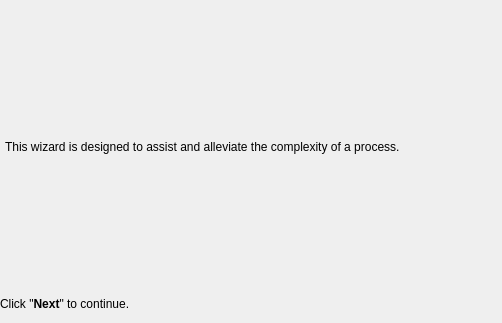
<?xml version="1.0" encoding="UTF-8"?>
<ui version="4.0">
 <class>Introduction</class>
 <widget class="QWizardPage" name="Introduction">
  <property name="geometry">
   <rect>
    <x>0</x>
    <y>0</y>
    <width>502</width>
    <height>323</height>
   </rect>
  </property>
  <property name="sizePolicy">
   <sizepolicy hsizetype="Expanding" vsizetype="Expanding">
    <horstretch>0</horstretch>
    <verstretch>0</verstretch>
   </sizepolicy>
  </property>
  <property name="windowTitle">
   <string>WizardPage</string>
  </property>
  <property name="title">
   <string>Introduction</string>
  </property>
  <property name="subTitle">
   <string>Summary of the wizard.</string>
  </property>
  <widget class="QWidget" name="verticalLayoutWidget">
   <property name="geometry">
    <rect>
     <x>0</x>
     <y>8</y>
     <width>501</width>
     <height>309</height>
    </rect>
   </property>
   <layout class="QVBoxLayout" name="verticalLayout">
    <item>
     <widget class="QLabel" name="labelSummary">
      <property name="minimumSize">
       <size>
        <width>279</width>
        <height>160</height>
       </size>
      </property>
      <property name="text">
       <string>This wizard is designed to assist and alleviate the complexity of a process.</string>
      </property>
      <property name="scaledContents">
       <bool>true</bool>
      </property>
      <property name="alignment">
       <set>Qt::AlignLeading|Qt::AlignLeft|Qt::AlignVCenter</set>
      </property>
      <property name="wordWrap">
       <bool>true</bool>
      </property>
      <property name="margin">
       <number>5</number>
      </property>
      <property name="indent">
       <number>5</number>
      </property>
     </widget>
    </item>
    <item>
     <widget class="QLabel" name="label">
      <property name="maximumSize">
       <size>
        <width>300</width>
        <height>25</height>
       </size>
      </property>
      <property name="text">
       <string>&lt;!DOCTYPE HTML PUBLIC &quot;-//W3C//DTD HTML 4.0//EN&quot; &quot;http://www.w3.org/TR/REC-html40/strict.dtd&quot;&gt;
&lt;html&gt;&lt;head&gt;&lt;meta name=&quot;qrichtext&quot; content=&quot;1&quot; /&gt;&lt;style type=&quot;text/css&quot;&gt;
p, li { white-space: pre-wrap; }
&lt;/style&gt;&lt;/head&gt;&lt;body style=&quot; font-family:'Ubuntu'; font-size:9pt; font-weight:400; font-style:normal;&quot;&gt;
&lt;p style=&quot; margin-top:0px; margin-bottom:0px; margin-left:0px; margin-right:0px; -qt-block-indent:0; text-indent:0px;&quot;&gt;Click &amp;quot;&lt;span style=&quot; font-weight:600;&quot;&gt;Next&lt;/span&gt;&amp;quot; to continue.&lt;/p&gt;&lt;/body&gt;&lt;/html&gt;</string>
      </property>
     </widget>
    </item>
   </layout>
  </widget>
 </widget>
 <resources/>
 <connections/>
</ui>
